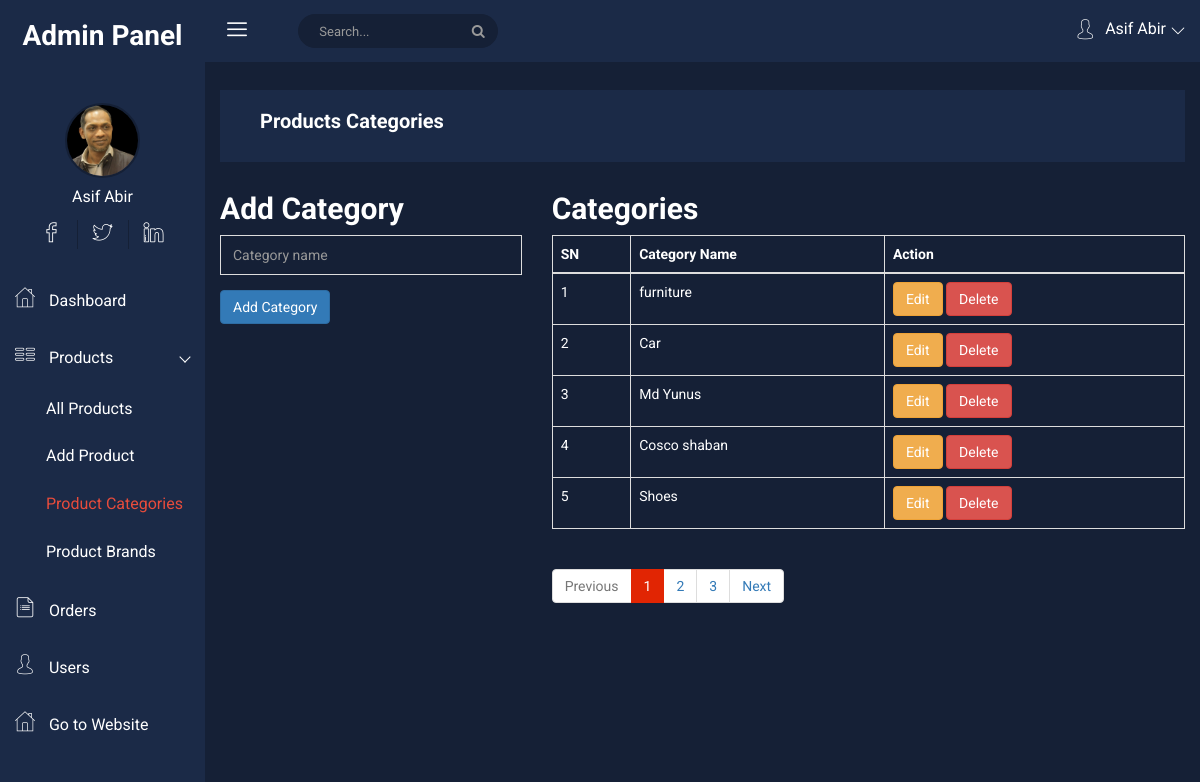
Page /project/admin/products-categories.php?page=1 (signed in) on the earlier database version.
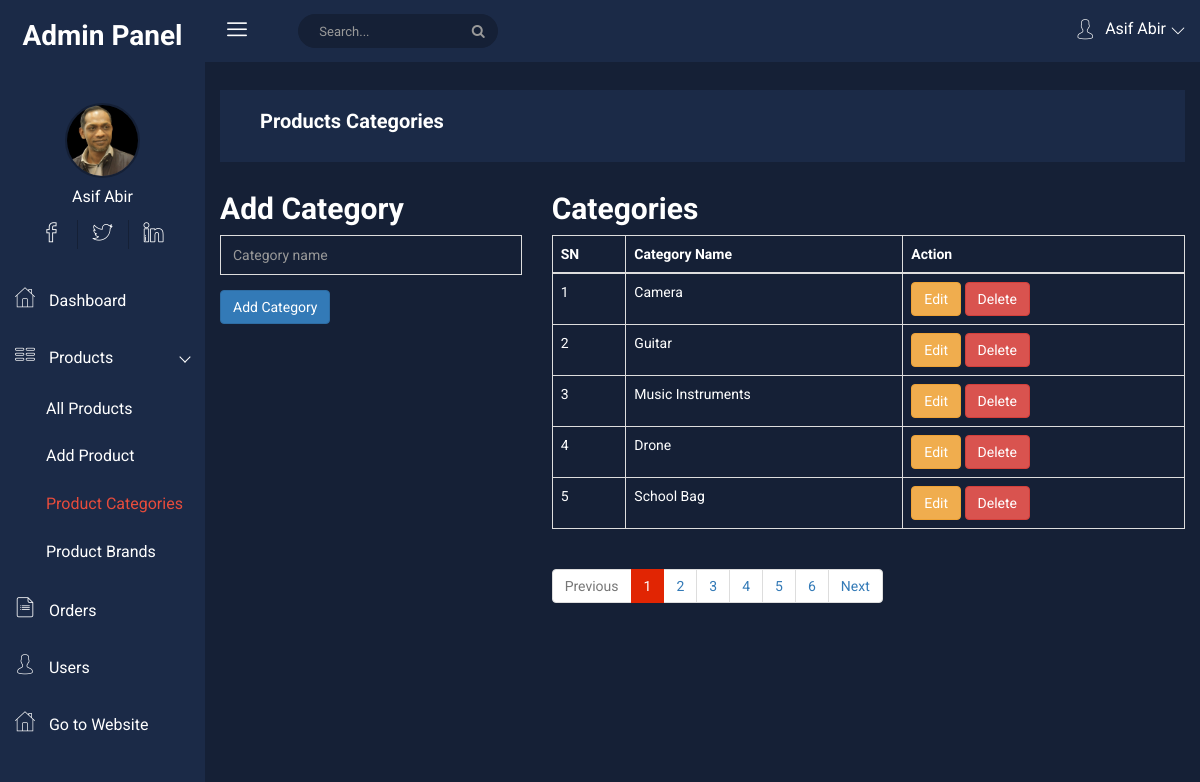
Same page on the later database version.
### tables this page shows
CREATE TABLE `categories` (
  `id` int(11) NOT NULL,
  `name` varchar(255) NOT NULL
);

### project/admin/products-categories.php (the view, shortened to what this page needs)
<?php
require_once "./header.php";
$pageNumber = isset($_GET['page']) ? $_GET['page'] : null;
?>
<?php require_once "./sidebar.php" ?>
<div class="all-content-wrapper" style="color: white;">
    <div class="container-fluid">
        <div class="row">
            <div class="col-lg-12 col-md-12 col-sm-12 col-xs-12">
                <div class="logo-pro">
                    <a href="index.html"><img class="main-logo" src="img/logo/logo.png" alt="" /></a>
                </div>
            </div>
        </div>
    </div>
    <?php
    require_once "./top-header.php";
    ?>
    <div class="container-fluid">
        <?php if (!isset($_GET['editId']) && !isset($_GET['deleteId'])) { ?>
            <div class="row">
                <div class="col-md-4">
                    <h2 class="">Add Category</h2>
                    <form action="" method="post">
                        <div class="form-group-inner">
                            <input type="text" class="form-control" id="category" name="category" placeholder="Category name">
                        </div>
                        <button type="submit" class="btn btn-primary" name="addCat">Add Category</button>
                    </form>
                </div>
                <div class="col-md-8">
                    <h2 class="">Categories</h2>
                    <table class="table table-bordered">
                        <thead>
                            <tr>
                                <th>SN</th>
                                <th>Category Name</th>
                                <th>Action</th>
                            </tr>
                        </thead>
                        <tbody>
                            <?php
                            $limit = 5;
                            $offset = ($pageNumber - 1) * $limit;
                            $sql = "SELECT * FROM categories";
                            $selectAll = $conn->query($sql);
                            $totalPages = ceil($selectAll->num_rows / $limit);
                            $sql = "SELECT * FROM categories ORDER BY `id` DESC LIMIT $offset, $limit";
                            $result = $conn->query($sql);
                            $sn = $offset + 1;
                            if ($result->num_rows > 0) {
                                while ($row = $result->fetch_assoc()) {
                            ?>
                                    <tr>
                                        <td><?= $sn++ ?></td>
                                        <td><?php echo $row['name'] ?></td>
                                        <td>
                                            <a href="./products-categories.php?page=<?= $pageNumber ?>&editId=<?= $row['id'] ?>" class="btn btn-warning">Edit</a>
                                            <a href="./products-categories.php?page=<?= $pageNumber ?>&deleteId=<?= $row['id'] ?>" class="btn btn-danger">Delete</a>
                                        </td>
                                    </tr>
                            <?php
                                }
                            }
                            ?>
                        </tbody>
                    </table>
                    <nav aria-label="Page navigation example">
                        <ul class="pagination">
                            <li class="page-item <?= $pageNumber != 1 ? null : "disabled" ?>"><a class="page-link" href="./products-categories.php?page=<?= $pageNumber != 1 ? $pageNumber - 1 : 1 ?>">Previous</a></li>
                            <?php for ($i = 1; $i <= $totalPages; $i++) { ?>
                                <li class="page-item <?= $i == $pageNumber ? "active" : null ?>"><a class="page-link" href="./products-categories.php?page=<?= $i; ?>"><?= $i ?></a></li>
                            <?php } ?>
                            <li class="page-item <?= $pageNumber != $totalPages ? null : "disabled" ?>"><a class="page-link" href="./products-categories.php?page=<?= $pageNumber != $totalPages ? $pageNumber + 1 : $totalPages ?>">Next</a></li>
                        </ul>
                    </nav>
                </div>
            </div>
        <?php } ?>
    </div>
</div>
<?php require_once "./footer.php" ?>

Differences in the rows shown:
no longer on this page (row unchanged): categories: name "furniture"
no longer on this page (row unchanged): categories: name "Car"
no longer on this page (row unchanged): categories: name "Md Yunus"
no longer on this page (row unchanged): categories: name "Cosco shaban"
no longer on this page (row unchanged): categories: name "Shoes"
added categories: name "Camera"
added categories: name "Guitar"
added categories: name "Music Instruments"
added categories: name "Drone"
added categories: name "School Bag"
Other differences:
new list line: "4"
new list line: "5"
new list line: "6"
